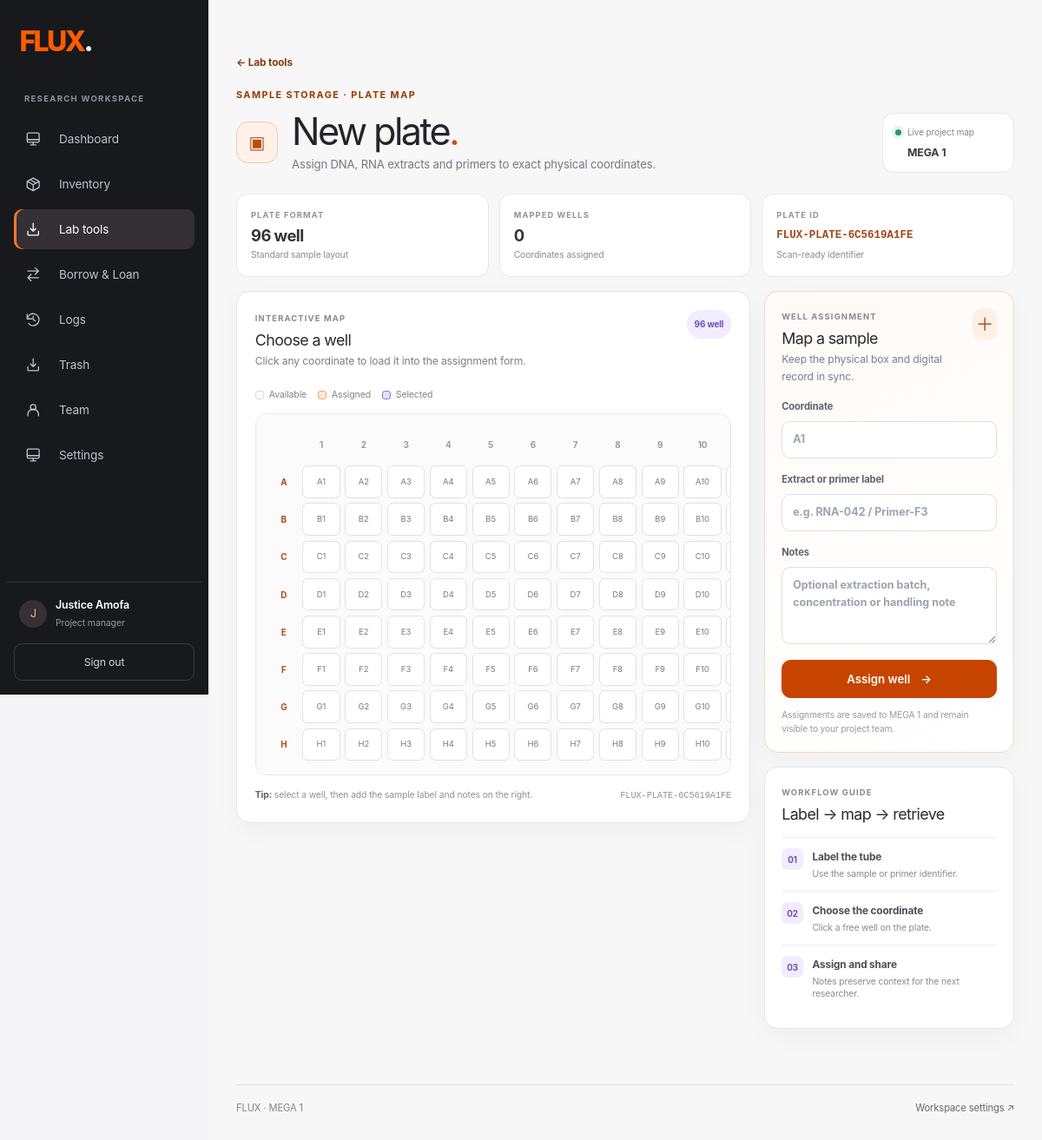
/genomics/MEGA 1/plate/1/ (signed in), run on the app's committed database.
### inventory/models.py (models this page shows, shortened)
class Plate(models.Model):
    PLATE_TYPES = (('96', '96 well'), ('384', '384 well'))
    project = models.ForeignKey(Project, on_delete=models.CASCADE, related_name='plates')
    name = models.CharField(max_length=150)
    plate_type = models.CharField(max_length=3, choices=PLATE_TYPES, default='96')
    barcode_value = models.CharField(max_length=120, unique=True)
    created_by = models.ForeignKey(User, on_delete=models.SET_NULL, null=True)
    created_at = models.DateTimeField(auto_now_add=True)

class Project(models.Model):
    name = models.CharField(max_length=255, unique=True)
    project_manager = models.ForeignKey(
            User,
            on_delete=models.CASCADE,
            related_name='managed_projects',
            null=True,
            blank=True
    )
    project_editors = models.ManyToManyField(
            User,
            related_name='edited_projects',
            blank=True
    )
    project_members = models.ManyToManyField(
            User,
            related_name='member_projects',
            blank=True
    )
    created_at = models.DateTimeField(auto_now_add=True)
    updated_at = models.DateTimeField(auto_now=True)
    is_active = models.BooleanField(default=True)
    low_stock_morning_time = models.TimeField(default=time(6, 0))
    low_stock_evening_time = models.TimeField(default=time(19, 0))
    class Meta:
        ordering = ['name']
        verbose_name = 'Project'
        verbose_name_plural = 'Projects'

### inventory/genomics_views.py (the view, shortened to what this page needs)
# urls.py: path('genomics/<str:project_name>/plate/', genomics_views.plate_visualizer, name='plate_visualizer'),
@login_required
@require_http_methods(['GET', 'POST'])
def plate_visualizer(request, project_name, plate_id=None):
    project = get_object_or_404(Project, name=project_name)
    _access(project, request.user)
    plate = get_object_or_404(Plate, pk=plate_id, project=project) if plate_id else Plate.objects.create(project=project, name='New plate', plate_type='96', barcode_value=f'FLUX-PLATE-{uuid.uuid4().hex[:10].upper()}', created_by=request.user)
    rows = 'ABCDEFGH' if plate.plate_type == '96' else 'ABCDEFGHIJKLMNOP'
    columns = range(1, 13 if plate.plate_type == '96' else 25)
    wells = {well.coordinate: well for well in plate.wells.all()}
    cells = [[(f'{row}{column}', wells.get(f'{row}{column}')) for column in columns] for row in rows]
    return render(request, 'inventory/plate_visualizer.html', {'project': project, 'plate': plate, 'rows': rows, 'columns': columns, 'cells': cells, **get_sidebar_urls(project.name)})

### inventory/templates/inventory/plate_visualizer.html (shortened to what this page needs)
{% extends 'inventory/base_inventory.html' %}
{% load static %}
{% block page_class %}workspace-utility-page plate-visualizer-page{% endblock %}
{% block content %}
<link rel="stylesheet" href="{% static 'css/genomics.css' %}?v=3">
<div class="plate-shell">
    <header class="plate-hero">
        <div class="plate-hero-copy">
            <a class="plate-back-link" href="{% url 'genomics_hub' project_name=project.name %}">← Lab tools</a>
            <p class="flux-eyebrow">SAMPLE STORAGE · PLATE MAP</p>
            <div class="plate-title-line"><span class="plate-title-icon">▣</span><div><h1>{{ plate.name }}<span>.</span></h1><p>Assign DNA, RNA extracts and primers to exact physical coordinates.</p></div></div>
        </div>
        <div class="plate-hero-meta"><span class="plate-status-dot"></span><span>Live project map</span><strong>{{ project.name }}</strong></div>
    </header>
    <section class="plate-stat-row" aria-label="Plate summary">
        <div class="plate-stat"><span class="plate-stat-label">PLATE FORMAT</span><strong>{{ plate.get_plate_type_display }}</strong><small>Standard sample layout</small></div>
        <div class="plate-stat"><span class="plate-stat-label">MAPPED WELLS</span><strong>{{ plate.wells.count }}</strong><small>Coordinates assigned</small></div>
        <div class="plate-stat"><span class="plate-stat-label">PLATE ID</span><strong class="plate-stat-code">{{ plate.barcode_value }}</strong><small>Scan-ready identifier</small></div>
    </section>
    <div class="plate-workspace">
        <section class="plate-board-card">
            <div class="plate-board-header"><div><span class="genomics-card-kicker">INTERACTIVE MAP</span><h2>Choose a well</h2><p>Click any coordinate to load it into the assignment form.</p></div><span class="plate-board-badge">{{ plate.get_plate_type_display }}</span></div>
            <div class="plate-legend"><span><i class="plate-legend-swatch plate-legend-empty"></i>Available</span><span><i class="plate-legend-swatch plate-legend-filled"></i>Assigned</span><span><i class="plate-legend-swatch plate-legend-selected"></i>Selected</span></div>
            <div class="plate-grid plate-grid-enhanced" style="--plate-cols: {{ columns|length }}"><div class="plate-corner"></div>{% for col in columns %}<strong class="plate-column-label">{{ col }}</strong>{% endfor %}{% for row_cells in cells %}<strong class="plate-row-label">{{ row_cells.0.0|slice:':1' }}</strong>{% for coordinate, well in row_cells %}<button class="plate-well {% if well %}plate-well-filled{% endif %}" type="button" data-plate-well="{{ coordinate }}" title="{% if well %}{{ well.label }}{% else %}Available well {{ coordinate }}{% endif %}">{% if well %}<span>{{ well.label|truncatechars:8 }}</span>{% else %}<span>{{ coordinate }}</span>{% endif %}</button>{% endfor %}{% endfor %}</div>
            <div class="plate-board-foot"><span><strong>Tip:</strong> select a well, then add the sample label and notes on the right.</span><span>{{ plate.barcode_value }}</span></div>
        </section>
        <aside class="plate-side-column">
            <form class="plate-assign-card" id="plateAssignForm" method="post">
                <div class="plate-form-heading"><div><span class="genomics-card-kicker">WELL ASSIGNMENT</span><h2>Map a sample</h2><p>Keep the physical box and digital record in sync.</p></div><span class="plate-form-icon">＋</span></div>
                <label>Coordinate<input id="plateCoordinate" name="coordinate" placeholder="A1" required></label>
                <label>Extract or primer label<input name="label" placeholder="e.g. RNA-042 / Primer-F3" required></label>
                <label>Notes<textarea name="notes" placeholder="Optional extraction batch, concentration or handling note"></textarea></label>
                <button class="flux-button flux-button-primary plate-submit" type="submit">Assign well <span aria-hidden="true">→</span></button>
                <p class="plate-form-note">Assignments are saved to {{ project.name }} and remain visible to your project team.</p>
            </form>
            <div class="plate-guide-card"><span class="genomics-card-kicker">WORKFLOW GUIDE</span><h2>Label → map → retrieve</h2><div class="plate-guide-step"><span>01</span><div><strong>Label the tube</strong><small>Use the sample or primer identifier.</small></div></div><div class="plate-guide-step"><span>02</span><div><strong>Choose the coordinate</strong><small>Click a free well on the plate.</small></div></div><div class="plate-guide-step"><span>03</span><div><strong>Assign and share</strong><small>Notes preserve context for the next researcher.</small></div></div></div>
        </aside>
    </div>
</div>
{% endblock %}

### inventory/templates/inventory/base_inventory.html (shortened to what this page needs)
{% load static %}
<!DOCTYPE html>
<html lang="en">
<head>
    <link rel="stylesheet" href="https://cdn.jsdelivr.net/npm/toastify-js/src/toastify.min.css">
    <link rel="stylesheet" href="{% static 'css/inventory_style.css' %}">
    <link rel="stylesheet" href="{% static 'css/flux_design_system.css' %}?v=9">
    <link rel="stylesheet" href="{% static 'css/flux_pages.css' %}?v=2">
</head>
<body class="flux-inventory-layout relative min-h-screen font-poppins antialiased text-sm bg-white flex text-gray-800 h-full 2xl:max-w-[1920px] 2xl:mx-auto 2xl:border-r-2 {% block page_class %}{% endblock %}"
    x-data="{ showMenu: false, showFilters: false, filtersVisible: true }"
    x-init="filtersVisible = localStorage.getItem('flux.filters') !== 'hidden'">
    {% include 'inventory/partials/sidebar.html' %}
    <main id="workspaceContent" tabindex="-1" class="bg-white min-h-screen lg:ml-60 flex w-full">
        <section class="flex-1 py-6 px-4 md:px-4 lg:px-8">
            {% block content %}{% endblock %}
            <div class="flux-workspace-footer"><span>FLUX · {{ project.name }}</span><a href="{{ settings_url }}">Workspace settings ↗</a></div>
        </section>
    </main>
</body>
</html>

### inventory/templates/inventory/partials/sidebar.html (shortened to what this page needs)
<aside id="{{ sidebar_id|default:'inventorySidebar' }}" data-tour-target="workspace-navigation" class="flux-sidebar flex flex-col lg:flex lg:flex-col justify-between lg:fixed min-h-screen top-0 z-20 w-60 bottom-0 px-4 pt-6 pb-0" :class="showMenu ? 'fixed' : 'hidden'" @click="if ($event.target.closest('a')) showMenu = false" x-transition.duration.200ms aria-label="Workspace navigation">
    <div>
        <div class="flux-sidebar-brand"><a class="flux-wordmark" href="{% url 'home' %}" aria-label="Flux home">FLUX<span>.</span></a></div>
        <p class="flux-sidebar-label">RESEARCH WORKSPACE</p>
        <nav class="flux-sidebar-links" aria-label="Main navigation">
        {% with current=request.resolver_match.url_name %}
            <a href="{{ dashboard_url }}" data-tour-target="dashboard" title="Dashboard" {% if 'dashboard_' in current %}aria-current="page"{% endif %}>{% include 'inventory/partials/settings_icon.html' with icon='appearance' %}<span class="flex-1 pl-2">Dashboard</span></a>
            <a href="{{ inventory_url }}" data-tour-target="inventory" title="Inventory" >{% include 'inventory/partials/settings_icon.html' with icon='inventory' %}<span class="flex-1 pl-2">Inventory</span></a>
            {% if user == project.project_manager or user in project.project_editors.all or user in project.project_members.all %}<a href="{% url 'genomics_hub' project.name %}" data-tour-target="lab-tools" title="Genomics lab tools" {% if current == 'genomics_hub' or current == 'plate_visualizer' or current == 'plate_visualizer_existing' %}aria-current="page"{% endif %}>{% include 'inventory/partials/settings_icon.html' with icon='data' %}<span class="flex-1 pl-2">Lab tools</span></a>{% endif %}
        {% if user == project.project_manager or user in project.project_editors.all or user in project.project_members.all %}
            <a href="{% url 'borrow_loan' project.name %}" data-tour-target="borrow-loan" title="Borrow &amp; Loan" {% if current == 'borrow_loan' %}aria-current="page"{% endif %}>{% include 'inventory/partials/settings_icon.html' with icon='borrow' %}<span class="flex-1 pl-2">Borrow &amp; Loan</span></a>
        {% endif %}
            <a href="{{ logs_url }}" data-tour-target="logs" title="Logs" {% if current == 'log' %}aria-current="page"{% endif %}>{% include 'inventory/partials/settings_icon.html' with icon='history' %}<span class="flex-1 pl-2">Logs</span></a>
        {% if user == project.project_manager or user in project.project_editors.all %}
            <a href="{{ trash_url }}" title="Trash" {% if 'trash_' in current %}aria-current="page"{% endif %}>{% include 'inventory/partials/settings_icon.html' with icon='data' %}<span class="flex-1 pl-2">Trash</span></a>
        {% endif %}
        {% if user == project.project_manager %}
            <a href="{{ team_url }}" title="Team" {% if current == 'team' %}aria-current="page"{% endif %}>{% include 'inventory/partials/settings_icon.html' with icon='profile' %}<span class="flex-1 pl-2">Team</span></a>
        {% endif %}
            <a href="{{ settings_url }}" data-tour-target="settings" title="Settings" {% if current == 'project_settings' %}aria-current="page"{% endif %}>{% include 'inventory/partials/settings_icon.html' with icon='appearance' %}<span class="flex-1 pl-2">Settings</span></a>
        {% endwith %}
        </nav>
    </div>
    <div class="flux-sidebar-foot"><div class="flux-sidebar-user"><span aria-hidden="true">{{ user.first_name|default:user.username|first|upper }}</span><div><strong>{{ user.get_full_name|default:user.username }}</strong><small>{% if user == project.project_manager %}Project manager{% elif user in project.project_editors.all %}Editor{% else %}Team member{% endif %}</small></div></div><a class="flux-sidebar-logout" href="{% url 'logout' %}" title="Sign out">Sign out</a></div>
</aside>

### data on the page
Plate: name "New plate", plate_type "96 well", wells.count "0", barcode_value "FLUX-PLATE-6C5619A1FE"
Project: name "MEGA 1"

### other printed values
{{ user.first_name|default:user.username|first|upper }} "J"
{{ user.get_full_name|default:user.username }} "Justice Amofa"
{{ col }} "1" "2" "3" "4" "5" "6" "7" "8" "9" "10"
{{ row_cells.0.0|slice:':1' }} "A" "B" "C" "D" "E" "F" "G" "H"
{{ coordinate }} "A1" "A2" "A3" "A4" "A5" "A6" "A7" "A8" "A9" "A10" "B1" "B2" "B3" "B4" "B5" "B6" "B7" "B8" "B9" "B10" "C1" "C2" "C3" "C4" "C5" "C6" "C7" "C8" "C9" "C10" "D1" "D2" "D3" "D4" "D5" "D6" "D7" "D8" "D9" "D10" "E1" "E2" "E3" "E4" "E5" "E6" "E7" "E8" "E9" "E10" "F1" "F2" "F3" "F4" "F5" "F6" "F7" "F8" "F9" "F10" "G1" "G2" "G3" "G4" "G5" "G6" "G7" "G8" "G9" "G10" "H1" "H2" "H3" "H4" "H5" "H6" "H7" "H8" "H9" "H10"
